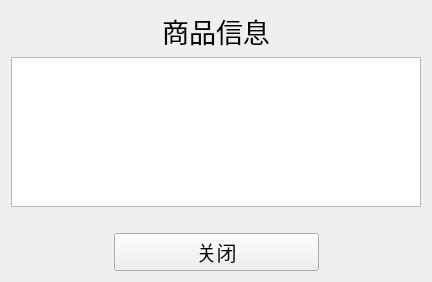
<?xml version="1.0" encoding="UTF-8"?>
<ui version="4.0">
 <class>iteminfo</class>
 <widget class="QWidget" name="iteminfo">
  <property name="geometry">
   <rect>
    <x>0</x>
    <y>0</y>
    <width>432</width>
    <height>282</height>
   </rect>
  </property>
  <property name="windowTitle">
   <string>Form</string>
  </property>
  <layout class="QVBoxLayout" name="verticalLayout_2">
   <item>
    <layout class="QVBoxLayout" name="verticalLayout">
     <item>
      <widget class="QLabel" name="label">
       <property name="font">
        <font>
         <pointsize>20</pointsize>
        </font>
       </property>
       <property name="text">
        <string>商品信息</string>
       </property>
       <property name="alignment">
        <set>Qt::AlignCenter</set>
       </property>
      </widget>
     </item>
     <item>
      <spacer name="verticalSpacer_2">
       <property name="orientation">
        <enum>Qt::Vertical</enum>
       </property>
       <property name="sizeHint" stdset="0">
        <size>
         <width>293</width>
         <height>35</height>
        </size>
       </property>
      </spacer>
     </item>
     <item>
      <widget class="QTableView" name="tableView"/>
     </item>
     <item>
      <spacer name="verticalSpacer">
       <property name="orientation">
        <enum>Qt::Vertical</enum>
       </property>
       <property name="sizeHint" stdset="0">
        <size>
         <width>293</width>
         <height>35</height>
        </size>
       </property>
      </spacer>
     </item>
     <item>
      <layout class="QHBoxLayout" name="horizontalLayout_2" stretch="0">
       <item>
        <spacer name="horizontalSpacer_3">
         <property name="orientation">
          <enum>Qt::Horizontal</enum>
         </property>
         <property name="sizeHint" stdset="0">
          <size>
           <width>40</width>
           <height>20</height>
          </size>
         </property>
        </spacer>
       </item>
      </layout>
     </item>
     <item>
      <layout class="QHBoxLayout" name="horizontalLayout" stretch="1,2,1">
       <item>
        <spacer name="horizontalSpacer_4">
         <property name="orientation">
          <enum>Qt::Horizontal</enum>
         </property>
         <property name="sizeHint" stdset="0">
          <size>
           <width>40</width>
           <height>20</height>
          </size>
         </property>
        </spacer>
       </item>
       <item>
        <widget class="QPushButton" name="btnExit">
         <property name="font">
          <font>
           <pointsize>15</pointsize>
          </font>
         </property>
         <property name="text">
          <string>关闭</string>
         </property>
        </widget>
       </item>
       <item>
        <spacer name="horizontalSpacer_2">
         <property name="orientation">
          <enum>Qt::Horizontal</enum>
         </property>
         <property name="sizeHint" stdset="0">
          <size>
           <width>40</width>
           <height>20</height>
          </size>
         </property>
        </spacer>
       </item>
      </layout>
     </item>
    </layout>
   </item>
  </layout>
 </widget>
 <resources/>
 <connections/>
</ui>
